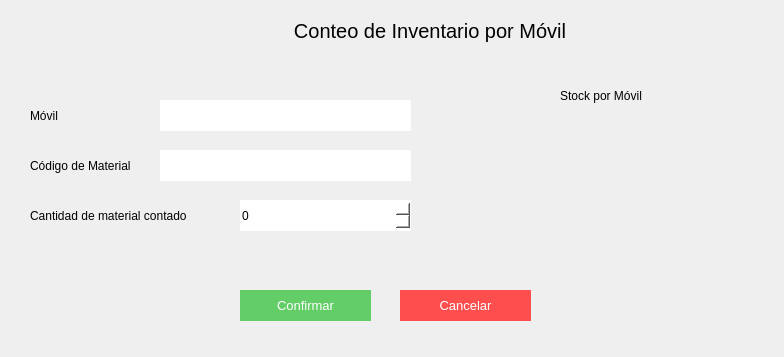
<?xml version="1.0" encoding="UTF-8"?>
<ui version="4.0">
 <class>Form</class>
 <widget class="QWidget" name="Form">
  <property name="geometry">
   <rect>
    <x>0</x>
    <y>0</y>
    <width>784</width>
    <height>357</height>
   </rect>
  </property>
  <property name="windowTitle">
   <string>Inventario por móvil</string>
  </property>
  <widget class="QLabel" name="label">
   <property name="geometry">
    <rect>
     <x>0</x>
     <y>10</y>
     <width>860</width>
     <height>41</height>
    </rect>
   </property>
   <property name="font">
    <font>
     <pointsize>15</pointsize>
    </font>
   </property>
   <property name="text">
    <string>Conteo de Inventario por Móvil</string>
   </property>
   <property name="alignment">
    <set>Qt::AlignCenter</set>
   </property>
  </widget>
  <widget class="QLabel" name="label_2">
   <property name="geometry">
    <rect>
     <x>560</x>
     <y>80</y>
     <width>101</width>
     <height>31</height>
    </rect>
   </property>
   <property name="styleSheet">
    <string notr="true">font: 11pt &quot;MS Shell Dlg 2&quot;;
text-align:center;</string>
   </property>
   <property name="text">
    <string>Stock por Móvil</string>
   </property>
  </widget>
  <widget class="QLabel" name="label_3">
   <property name="geometry">
    <rect>
     <x>30</x>
     <y>100</y>
     <width>51</width>
     <height>31</height>
    </rect>
   </property>
   <property name="styleSheet">
    <string notr="true">font: 11pt &quot;MS Shell Dlg 2&quot;;
text-align:center;</string>
   </property>
   <property name="text">
    <string>Móvil</string>
   </property>
  </widget>
  <widget class="QLabel" name="label_4">
   <property name="geometry">
    <rect>
     <x>30</x>
     <y>150</y>
     <width>121</width>
     <height>31</height>
    </rect>
   </property>
   <property name="styleSheet">
    <string notr="true">font: 11pt &quot;MS Shell Dlg 2&quot;;
text-align:center;</string>
   </property>
   <property name="text">
    <string>Código de Material</string>
   </property>
  </widget>
  <widget class="QLabel" name="label_5">
   <property name="geometry">
    <rect>
     <x>30</x>
     <y>200</y>
     <width>201</width>
     <height>31</height>
    </rect>
   </property>
   <property name="styleSheet">
    <string notr="true">font: 11pt &quot;MS Shell Dlg 2&quot;;
text-align:center;</string>
   </property>
   <property name="text">
    <string>Cantidad de material contado</string>
   </property>
  </widget>
  <widget class="QLineEdit" name="ma_input_movil">
   <property name="geometry">
    <rect>
     <x>160</x>
     <y>100</y>
     <width>251</width>
     <height>31</height>
    </rect>
   </property>
   <property name="styleSheet">
    <string notr="true">border:none;
background-color: rgb(255, 255, 255);
font: 11pt &quot;MS Shell Dlg 2&quot;;</string>
   </property>
  </widget>
  <widget class="QLineEdit" name="ma_input_codigo">
   <property name="geometry">
    <rect>
     <x>160</x>
     <y>150</y>
     <width>251</width>
     <height>31</height>
    </rect>
   </property>
   <property name="styleSheet">
    <string notr="true">border:none;
background-color: rgb(255, 255, 255);
font: 11pt &quot;MS Shell Dlg 2&quot;;</string>
   </property>
  </widget>
  <widget class="QSpinBox" name="ma_input_cantidad">
   <property name="geometry">
    <rect>
     <x>240</x>
     <y>200</y>
     <width>171</width>
     <height>31</height>
    </rect>
   </property>
   <property name="styleSheet">
    <string notr="true">border:none;
background-color: rgb(255, 255, 255);
font: 11pt &quot;MS Shell Dlg 2&quot;;</string>
   </property>
   <property name="maximum">
    <number>9999</number>
   </property>
  </widget>
  <widget class="QPushButton" name="ma_btn_confirmar">
   <property name="geometry">
    <rect>
     <x>240</x>
     <y>290</y>
     <width>131</width>
     <height>31</height>
    </rect>
   </property>
   <property name="font">
    <font>
     <pointsize>10</pointsize>
    </font>
   </property>
   <property name="styleSheet">
    <string notr="true">background-color: rgb(99, 206, 104);
color:white;
font-size:10pt;
border:none;</string>
   </property>
   <property name="text">
    <string>Confirmar</string>
   </property>
   <property name="autoDefault">
    <bool>false</bool>
   </property>
   <property name="default">
    <bool>false</bool>
   </property>
  </widget>
  <widget class="QPushButton" name="ma_btn_cancelar">
   <property name="geometry">
    <rect>
     <x>400</x>
     <y>290</y>
     <width>131</width>
     <height>31</height>
    </rect>
   </property>
   <property name="font">
    <font>
     <pointsize>10</pointsize>
    </font>
   </property>
   <property name="styleSheet">
    <string notr="true">color:white;
font-size:10pt;
border:none;
background-color:#ff4e4e;</string>
   </property>
   <property name="text">
    <string>Cancelar</string>
   </property>
  </widget>
  <widget class="QLabel" name="ma_label_stock">
   <property name="geometry">
    <rect>
     <x>450</x>
     <y>110</y>
     <width>301</width>
     <height>131</height>
    </rect>
   </property>
   <property name="styleSheet">
    <string notr="true">font: 30pt &quot;MS Shell Dlg 2&quot;;
</string>
   </property>
   <property name="text">
    <string/>
   </property>
   <property name="alignment">
    <set>Qt::AlignCenter</set>
   </property>
  </widget>
 </widget>
 <resources/>
 <connections/>
</ui>
